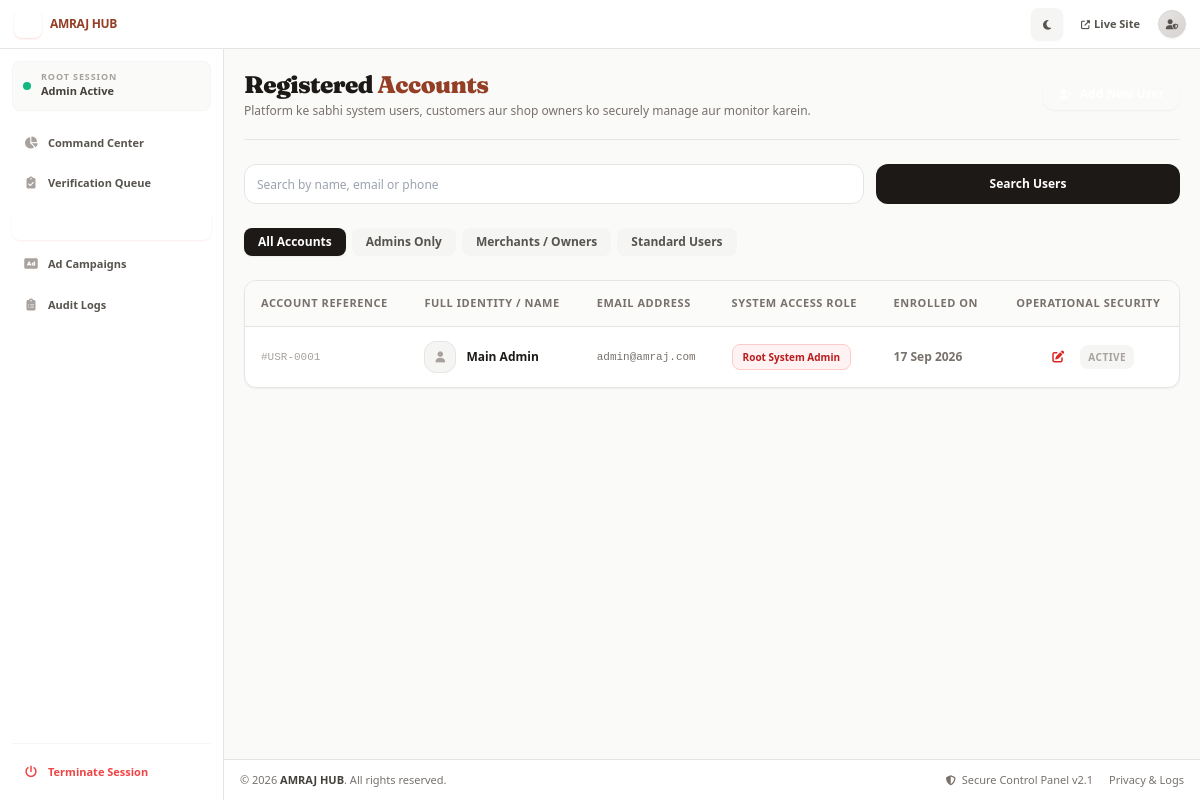
The page /frontend/admin/manage-users.php (signed in) on the database its author committed.
### tables this page shows
CREATE TABLE IF NOT EXISTS `users` (
    `id` INT AUTO_INCREMENT PRIMARY KEY,
    `name` VARCHAR(100) NOT NULL,
    `email` VARCHAR(100) NOT NULL UNIQUE,
    `phone` VARCHAR(15) NOT NULL UNIQUE,
    `password` VARCHAR(255) NOT NULL,
    `role` ENUM('admin', 'owner', 'user') DEFAULT 'user',
    `is_blocked` TINYINT(1) NOT NULL DEFAULT 0,
    `created_at` TIMESTAMP DEFAULT CURRENT_TIMESTAMP
);

### frontend/admin/manage-users.php (the view, shortened to what this page needs)
<?php
require_once 'layout.php';
$search_query = isset($_GET['q']) ? trim($_GET['q']) : '';
$allowed_roles = ['admin', 'owner', 'user'];
$selected_role = isset($_GET['role']) && in_array($_GET['role'], $allowed_roles) ? $_GET['role'] : 'all';
$limit = 10;
$page = isset($_GET['page']) && is_numeric($_GET['page']) ? (int)$_GET['page'] : 1;
$offset = ($page - 1) * $limit;
$query = "SELECT id, name, email, role, is_blocked, created_at FROM users WHERE 1=1";
$params = [];
$types = '';
$query .= " ORDER BY FIELD(role, 'admin', 'owner', 'user'), created_at DESC LIMIT ? OFFSET ?";
$params[] = $limit;
$params[] = $offset;
$types .= 'ii';
$stmt = $conn->prepare($query);
if (!empty($params)) {
    $stmt->bind_param($types, ...$params);
}
$stmt->execute();
$users_res = $stmt->get_result();
?>
<div class="space-y-6 animate-fade-in">
    <div class="flex flex-col sm:flex-row sm:items-center justify-between gap-3 border-b border-stone-200 dark:border-stone-800 pb-5">
        <div>
            <h1 class="text-xl sm:text-2xl font-black tracking-tight text-stone-900 dark:text-white">
                Registered <span class="text-terracotta-700 dark:text-terracotta-400">Accounts</span>
            </h1>
            <p class="text-xs text-stone-500 dark:text-stone-400 mt-0.5">Platform ke sabhi system users, customers aur shop owners ko securely manage aur monitor karein.</p>
        </div>
        <a href="create-user.php" class="inline-flex items-center gap-2 px-4 py-2 rounded-xl bg-gradient-to-r from-brand-start to-brand-end text-white text-xs font-bold shadow-sm hover:opacity-95 transition-all active:scale-95 shrink-0">
            <i class="fas fa-user-plus text-[10px]"></i> Add New User
        </a>
    </div>
    <form method="GET" class="grid grid-cols-1 md:grid-cols-3 gap-3">
        <div class="md:col-span-2">
            <input type="text" name="q" value="<?php echo htmlspecialchars($search_query); ?>" placeholder="Search by name, email or phone" class="w-full h-10 px-3 rounded-xl bg-white dark:bg-stone-800/80 border border-stone-200 dark:border-stone-700/80 text-xs text-stone-900 dark:text-stone-100 focus:outline-none focus:border-red-500 transition-colors">
        </div>
        <button type="submit" class="h-10 px-4 rounded-xl bg-stone-900 dark:bg-stone-100 text-white dark:text-stone-950 text-xs font-bold hover:opacity-90 transition-all active:scale-95">
            Search Users
        </button>
    </form>
    <div class="flex flex-wrap items-center gap-1.5">
        <a href="manage-users.php?role=all<?php echo $search_query !== '' ? '&q=' . urlencode($search_query) : ''; ?>" class="px-3.5 py-1.5 text-xs font-bold rounded-lg transition-colors <?php echo $selected_role === 'all' ? 'bg-stone-900 text-white dark:bg-stone-100 dark:text-stone-950 shadow-sm' : 'bg-stone-100 text-stone-600 hover:bg-stone-200 dark:bg-stone-800 dark:text-stone-400 dark:hover:bg-stone-700' ?>">
            All Accounts
        </a>
        <a href="manage-users.php?role=admin<?php echo $search_query !== '' ? '&q=' . urlencode($search_query) : ''; ?>" class="px-3.5 py-1.5 text-xs font-bold rounded-lg transition-colors <?php echo $selected_role === 'admin' ? 'bg-red-600 text-white shadow-sm' : 'bg-stone-100 text-stone-600 hover:bg-stone-200 dark:bg-stone-800 dark:text-stone-400 dark:hover:bg-stone-700' ?>">
            Admins Only
        </a>
        <a href="manage-users.php?role=owner<?php echo $search_query !== '' ? '&q=' . urlencode($search_query) : ''; ?>" class="px-3.5 py-1.5 text-xs font-bold rounded-lg transition-colors <?php echo $selected_role === 'owner' ? 'bg-olive-500 text-white shadow-sm' : 'bg-stone-100 text-stone-600 hover:bg-stone-200 dark:bg-stone-800 dark:text-stone-400 dark:hover:bg-stone-700' ?>">
            Merchants / Owners
        </a>
        <a href="manage-users.php?role=user<?php echo $search_query !== '' ? '&q=' . urlencode($search_query) : ''; ?>" class="px-3.5 py-1.5 text-xs font-bold rounded-lg transition-colors <?php echo $selected_role === 'user' ? 'bg-terracotta-600 text-white shadow-sm' : 'bg-stone-100 text-stone-600 hover:bg-stone-200 dark:bg-stone-800 dark:text-stone-400 dark:hover:bg-stone-700' ?>">
            Standard Users
        </a>
    </div>
    <div class="bg-white dark:bg-stone-900 border border-stone-200 dark:border-stone-800 rounded-xl shadow-sm overflow-hidden">
        <div class="overflow-x-auto w-full">
            <table class="w-full text-left border-collapse whitespace-nowrap">
                <thead>
                    <tr class="bg-stone-50/80 dark:bg-stone-800/50 border-b border-stone-200 dark:border-stone-800 text-[11px] text-stone-500 dark:text-stone-400 font-bold tracking-wider uppercase">
                        <th class="py-3.5 px-4">Account Reference</th>
                        <th class="py-3.5 px-4">Full Identity / Name</th>
                        <th class="py-3.5 px-4">Email Address</th>
                        <th class="py-3.5 px-4">System Access Role</th>
                        <th class="py-3.5 px-4">Enrolled On</th>
                        <th class="py-3.5 px-4 text-center">Operational Security</th>
                    </tr>
                </thead>
                <tbody class="divide-y divide-stone-100 dark:divide-stone-800/80 text-xs text-stone-700 dark:text-stone-300">
                    <?php if($users_res && $users_res->num_rows > 0): ?>
                        <?php while($user = $users_res->fetch_assoc()): ?>
                            <tr class="hover:bg-stone-50/60 dark:hover:bg-stone-800/40 transition-colors">
                                <td class="py-3.5 px-4 font-mono text-stone-400 dark:text-stone-500 text-[11px]">
                                    #USR-<?php echo str_pad($user['id'], 4, '0', STR_PAD_LEFT); ?>
                                </td>
                                <td class="py-3.5 px-4 font-bold text-stone-900 dark:text-white">
                                    <div class="flex items-center gap-2.5">
                                        <div class="w-8 h-8 rounded-xl bg-stone-100 dark:bg-stone-800 border border-stone-200 dark:border-stone-700 flex items-center justify-center text-stone-400 dark:text-stone-500 shrink-0">
                                            <i class="fas fa-user text-[11px]"></i>
                                        </div>
                                        <span class="truncate max-w-[180px]"><?php echo htmlspecialchars($user['name']); ?></span>
                                    </div>
                                </td>
                                <td class="py-3.5 px-4 font-mono text-[11px] text-stone-500 dark:text-stone-400">
                                    <?php echo htmlspecialchars($user['email']); ?>
                                </td>
                                <td class="py-3.5 px-4">
                                    <?php if($user['role'] == 'admin'): ?>
                                        <span class="inline-flex items-center px-2.5 py-1 text-[10px] font-bold text-red-700 dark:text-red-400 bg-red-50 dark:bg-red-500/10 border border-red-200 dark:border-red-500/20 rounded-lg">
                                            Root System Admin
                                        </span>
                                    <?php elseif($user['role'] == 'owner'): ?>
                                        <span class="inline-flex items-center px-2.5 py-1 text-[10px] font-bold text-olive-700 dark:text-olive-400 bg-olive-50 dark:bg-olive-500/10 border border-olive-200 dark:border-olive-500/20 rounded-lg">
                                            Premium Merchant
                                        </span>
                                    <?php else: ?>
                                        <span class="inline-flex items-center px-2.5 py-1 text-[10px] font-bold text-terracotta-700 dark:text-terracotta-400 bg-terracotta-50 dark:bg-terracotta-500/10 border border-terracotta-200 dark:border-terracotta-500/20 rounded-lg">
                                            Standard User
                                        </span>
                                    <?php endif; ?>
                                </td>
                                <td class="py-3.5 px-4 text-stone-500 dark:text-stone-400 font-semibold">
                                    <?php echo date("d M Y", strtotime($user['created_at'])); ?>
                                </td>
                                <td class="py-3.5 px-4 text-center">
                                    <div class="flex items-center justify-center gap-1.5">
                                        <a href="edit-user.php?id=<?php echo $user['id']; ?>"
                                           class="inline-flex items-center justify-center h-8 w-8 text-red-600 dark:text-red-400 hover:bg-red-50 dark:hover:bg-red-500/10 border border-transparent hover:border-red-200 dark:hover:border-red-500/20 rounded-lg transition-colors"
                                           title="Edit Account">
                                            <i class="fas fa-pen-to-square text-xs"></i>
                                        </a>
                                        <?php if($user['id'] != $_SESSION['user_id']): ?>
                                            <a href="../../backend/admin_handler.php?action=delete_user&id=<?php echo $user['id']; ?>&role=<?php echo $selected_role; ?>&page=<?php echo $page; ?><?php echo $search_query !== '' ? '&q=' . urlencode($search_query) : ''; ?>"
                                               data-swal-confirm="1"
                                               data-confirm-title="Delete User?"
                                               data-confirm-text="Security Warning! Kya aap sach me is user account ko hamesha ke liye server se delete karna chahte hain?"
                                               data-confirm-icon="warning"
                                               data-confirm-color="#ef4444"
                                               class="inline-flex items-center justify-center h-8 w-8 text-red-500 hover:bg-red-50 dark:hover:bg-red-500/10 border border-transparent hover:border-red-200 dark:hover:border-red-500/20 rounded-lg transition-colors"
                                               title="Remove Account">
                                                <i class="fas fa-trash-can text-xs"></i>
                                            </a>
                                        <?php else: ?>
                                            <span class="text-[10px] font-bold tracking-wider uppercase px-2 py-1 bg-stone-100 dark:bg-stone-800 text-stone-400 dark:text-stone-500 rounded-lg">
                                                Active
                                            </span>
                                        <?php endif; ?>
                                    </div>
                                </td>
                            </tr>
                        <?php endwhile; ?>
                    <?php endif; ?>
                </tbody>
            </table>
        </div>
    </div>
</div>

### frontend/assets/css/style.css (style rules this page uses)
:root { --amraj-font-sans: 'Inter', ui-sans-serif, system-ui, -apple-system, sans-serif; --amraj-font-serif: 'Fraunces', ui-serif, Georgia, serif; --amraj-weight-body: 400; --amraj-weight-heading: 500; --amraj-weight-label: 600; --amraj-space-section-y: 4rem; --amraj-space-card-p: 1.5rem; --amraj-radius-card: 0.5rem; --amraj-radius-pill: 999px; --amraj-shadow-card: 0 1px 2px rgba(36, 31, 24, 0.06), 0 1px 0 rgba(36, 31, 24, 0.05); --amraj-shadow-card-hover: 0 6px 20px -8px rgba(181, 80, 47, 0.18); --amraj-brand-terracotta: #b5502f; --amraj-brand-olive: #5c6b3f; --amraj-ink: #241f18; --amraj-paper: #f6f1e7; }
html { font-family: var(--amraj-font-sans); }
body { font-weight: var(--amraj-weight-body); }
h1, h2, h3, h4, h5, h6 { font-family: var(--amraj-font-serif); font-weight: var(--amraj-weight-heading); letter-spacing: -0.01em; }

### rows shown on the page
users: id "0001", name "Main Admin", email "admin@amraj.com", role "Root System Admin", created_at "17 Sep 2026", shows "ACTIVE"
